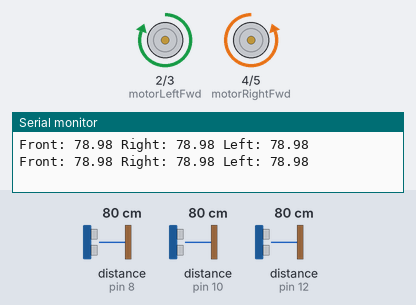
A sketch run on a simulated Arduino Uno, built with avr-gcc and run on an emulated ATmega328P. Shown: motor-driver pin pairs drawn as motors (green arrow = first pin HIGH = forward, orange = second pin HIGH = backward, longer = more drive), the last lines printed to the serial monitor. Wiring (inferred from the names in the program): 3 × ultrasonic range finder: trigger pin 9, echo pin 10 / trigger pin 11, echo pin 12 / trigger pin 13, echo pin 8. The inputs (shaded band) are chosen by the test bench; at power-on: distance to the obstacle (sensors on pin 12, pin 10, pin 8) 80 cm. The echo pulse lasts 58.3 µs per cm.

Above: at 1.9 s.
2.0 s: distance to the obstacle (sensor on pin 12) set to 33 cm
5.5 s: distance to the obstacle (sensor on pin 12) set to 29 cm
At 6.7 s:
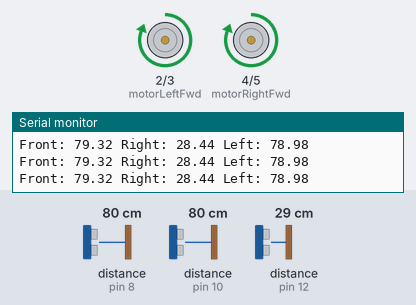
7.0 s: distance to the obstacle (sensor on pin 10) set to 17 cm
8.5 s: distance to the obstacle (sensor on pin 10) set to 14 cm
At 9.6 s:
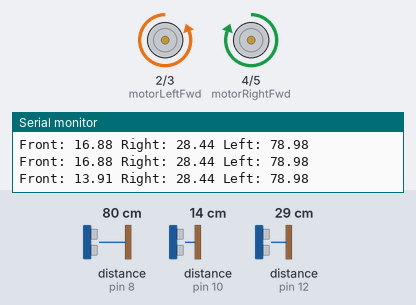
12.8 s: distance to the obstacle (sensor on pin 10) set to 18 cm
At 13.7 s:
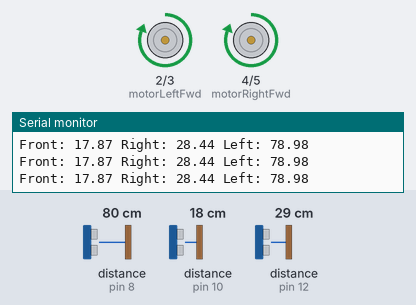
14.5 s: distance to the obstacle (sensor on pin 8) set to 2 cm
Timing chart, 0 to 17.5 s (numbered marks = the images above; inputs shaded):
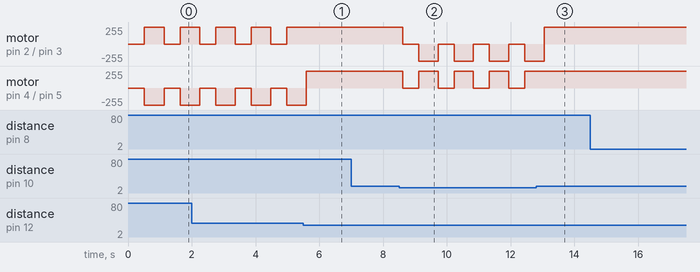

The sketch:

MazeSolver_Right_hand_rule.ino
```cpp
// Pin Definitions
#define trigPinFront 9
#define echoPinFront 10
#define trigPinRight 11
#define echoPinRight 12
#define trigPinLeft 13
#define echoPinLeft 8
#define motorLeftFwd 2
#define motorLeftBwd 3
#define motorRightFwd 4
#define motorRightBwd 5

// PID Constants
float Kp = 1.5, Ki = 0.1, Kd = 0.3;
float setPoint = 20.0; // Desired distance from the right wall in cm
float error, lastError, integral, derivative;
float controlSignal;

// Time management for PID
unsigned long currentTime, lastTime;

// Function to measure distance using ultrasonic sensor
float getDistance(int trigPin, int echoPin) {
  digitalWrite(trigPin, LOW);
  delayMicroseconds(2);
  digitalWrite(trigPin, HIGH);
  delayMicroseconds(10);
  digitalWrite(trigPin, LOW);
  float duration = pulseIn(echoPin, HIGH);
  return (duration * 0.034) / 2; // Convert to cm
}

// Motor control functions
void moveForward() {
  digitalWrite(motorLeftFwd, HIGH);
  digitalWrite(motorLeftBwd, LOW);
  digitalWrite(motorRightFwd, HIGH);
  digitalWrite(motorRightBwd, LOW);
}

void turnLeft() {
  digitalWrite(motorLeftFwd, LOW);
  digitalWrite(motorLeftBwd, HIGH);
  digitalWrite(motorRightFwd, HIGH);
  digitalWrite(motorRightBwd, LOW);
}

void turnRight() {
  digitalWrite(motorLeftFwd, HIGH);
  digitalWrite(motorLeftBwd, LOW);
  digitalWrite(motorRightFwd, LOW);
  digitalWrite(motorRightBwd, HIGH);
}

void stopMotors() {
  digitalWrite(motorLeftFwd, LOW);
  digitalWrite(motorLeftBwd, LOW);
  digitalWrite(motorRightFwd, LOW);
  digitalWrite(motorRightBwd, LOW);
}

// PID controller for right sensor
void PIDControl(float distanceRight) {
  currentTime = millis();
  float deltaTime = (currentTime - lastTime) / 1000.0;

  // Calculate error
  error = setPoint - distanceRight;
  integral += error * deltaTime;
  derivative = (error - lastError) / deltaTime;

  // Calculate control signal
  controlSignal = Kp * error + Ki * integral + Kd * derivative;

  // Adjust motor speeds based on control signal
  if (controlSignal > 0) {
    // Turn slightly left
    digitalWrite(motorLeftFwd, LOW); // Slow down left motor
    digitalWrite(motorRightFwd, HIGH); // Keep right motor running
  } else {
    // Turn slightly right
    digitalWrite(motorLeftFwd, HIGH); // Keep left motor running
    digitalWrite(motorRightFwd, LOW); // Slow down right motor
  }

  // Update variables for next iteration
  lastError = error;
  lastTime = currentTime;
}

void setup() {
  pinMode(trigPinFront, OUTPUT);
  pinMode(echoPinFront, INPUT);
  pinMode(trigPinRight, OUTPUT);
  pinMode(echoPinRight, INPUT);
  pinMode(trigPinLeft, OUTPUT);
  pinMode(echoPinLeft, INPUT);

  pinMode(motorLeftFwd, OUTPUT);
  pinMode(motorLeftBwd, OUTPUT);
  pinMode(motorRightFwd, OUTPUT);
  pinMode(motorRightBwd, OUTPUT);

  Serial.begin(9600);
  lastTime = millis();
}

void loop() {
  float distanceFront = getDistance(trigPinFront, echoPinFront);
  float distanceRight = getDistance(trigPinRight, echoPinRight);
  float distanceLeft = getDistance(trigPinLeft, echoPinLeft);

  Serial.print("Front: ");
  Serial.print(distanceFront);
  Serial.print(" Right: ");
  Serial.print(distanceRight);
  Serial.print(" Left: ");
  Serial.println(distanceLeft);

  // If front is blocked, turn left
  if (distanceFront < 15) {
    stopMotors();
    delay(500);
    turnLeft();
    delay(500);
  }
  // If there's no right wall (open space), turn right
  else if (distanceRight > 30) {
    stopMotors();
    delay(500);
    turnRight();
    delay(500);
  }
  // If there's a wall to the right, use PID control to follow it
  else {
    PIDControl(distanceRight);
    moveForward();
  }

  delay(100); // Small delay to avoid sensor noise
}
```

Measured:
- the behaviour switches between 31 and 30 cm on distance to the obstacle (sensor on pin 12) (found by bisection; images 0 and 1)
- the behaviour switches between 16 and 15 cm on distance to the obstacle (sensor on pin 10) (found by bisection; images 1 and 2)
- after the input at 5.5 s, motor on pin 2 (motorLeftFwd) / pin 3 (motorLeftBwd): stays forward 255/255 (without the input it goes to stopped after 0.09 s)
- after the input at 8.5 s, motor on pin 2 (motorLeftFwd) / pin 3 (motorLeftBwd): alternates backward 255/255 for 0.61 s and stopped for 0.50 s, starting after 0.12 s; motor on pin 4 (motorRightFwd) / pin 5 (motorRightBwd): alternates forward 255/255 for 0.61 s and stopped for 0.50 s, starting after 0.12 s
- after the input at 12.8 s, motor on pin 4 (motorRightFwd) / pin 5 (motorRightBwd): stays forward 255/255 (without the input it goes to stopped after 0.26 s)
- by itself, motor on pin 2 (motorLeftFwd) / pin 3 (motorLeftBwd): alternates forward 255/255 for 0.61 s and stopped for 0.50 s
- by itself, motor on pin 4 (motorRightFwd) / pin 5 (motorRightBwd): alternates backward 255/255 for 0.61 s and stopped for 0.50 s
